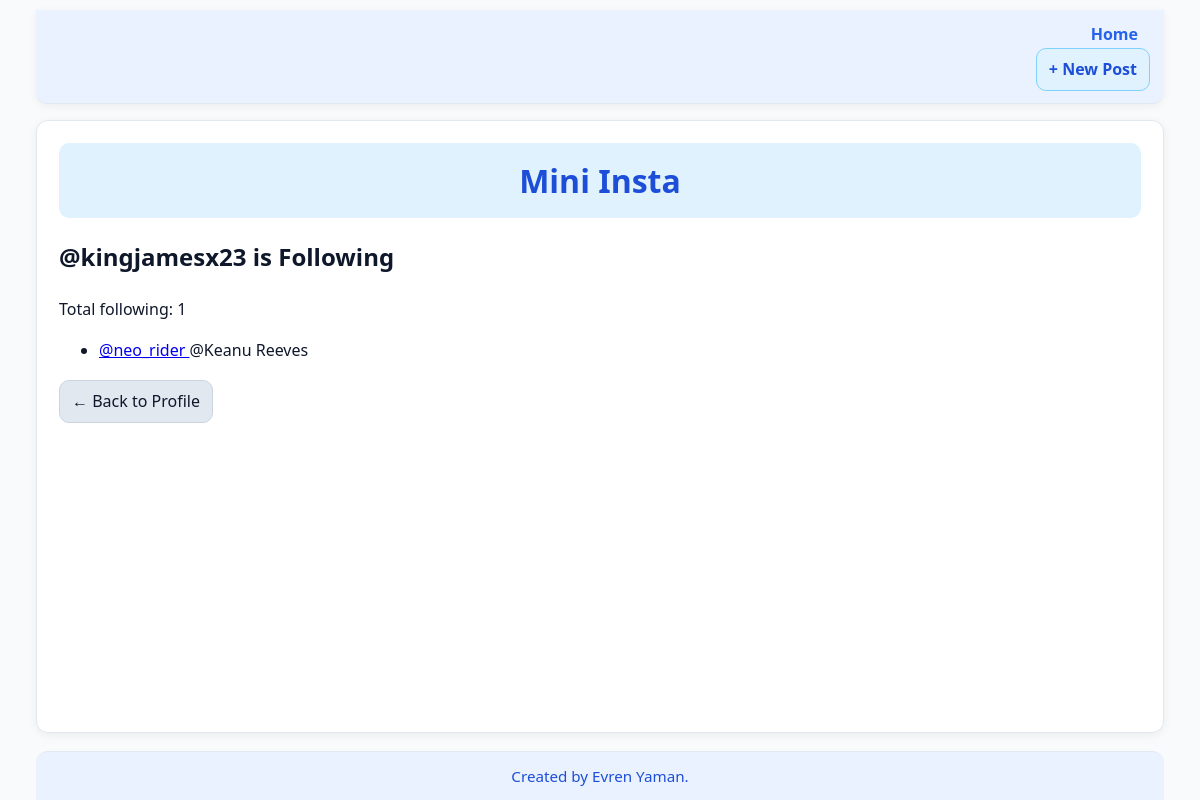
/mini_insta/profile/1/following, run on the app's committed database.
### mini_insta/models.py (models this page shows, shortened)
class Profile(models.Model):
    username = models.TextField(blank=True)
    display_name = models.TextField(blank=True)
    bio_text = models.TextField(blank=True)
    join_date = models.DateTimeField(auto_now=True)
    profile_image_url = models.URLField(blank=True)
    def get_following(self):
        qs = Follow.objects.filter(follower_profile=self).select_related('profile')
        return [f.profile for f in qs]
    def get_num_following(self):
        return Follow.objects.filter(follower_profile=self).count()

### mini_insta/views.py (the view)
# urls.py: path('profile/<int:pk>/following', ShowFollowingDetailView.as_view(), name='show_following'),
class ShowFollowingDetailView(DetailView):
    model = Profile
    template_name = "mini_insta/show_following.html"
    context_object_name = "profile"

### mini_insta/templates/mini_insta/show_following.html (shortened to what this page needs)
{% extends 'mini_insta/base.html' %}
{% block content %}
<h2> {{ profile.display_name }} is Following</h2>
<p>Total following: {{ profile.get_num_following }}</p>
<ul class="profile-list">
  {% for p in profile.get_following %}
    <li>
      <a href="{% url 'profile' p.pk %}"> {{ p.display_name }} </a>
      <span class="muted">@{{ p.username }}</span>
    </li>
  {% empty %}
    <li>Not following anyone yet.</li>
  {% endfor %}
</ul>
<p>
  <a class="btn btn-secondary" href="{% url 'profile' profile.pk %}">← Back to Profile</a>
</p>
{% endblock %}

### static/mini_insta.css (style rules this page uses)
html, body { height: 100%; }
* { box-sizing: border-box; }
body { display: flex; flex-direction: column; min-height: 100vh; background-color: #f8fafc; color: #0f172a; font-family: "Segoe UI", Arial, sans-serif; line-height: 1.6; width: 96vw; max-width: 1200px; margin: 0 auto; padding: 0 12px; }
.btn { display: inline-block; padding: 8px 12px; border-radius: 10px; text-decoration: none; background-color: #e0f2fe; color: #1d4ed8; border: 1px solid #7dd3fc; transition: transform .06s, background-color .2s, box-shadow .2s; }
.btn.btn-secondary { background-color: #e2e8f0; color: #0f172a; border-color: #cbd5e1; }

### data on the page
Profile: display_name "@kingjamesx23", get_num_following "1"
Profile: display_name "@neo_rider", username "Keanu Reeves"
